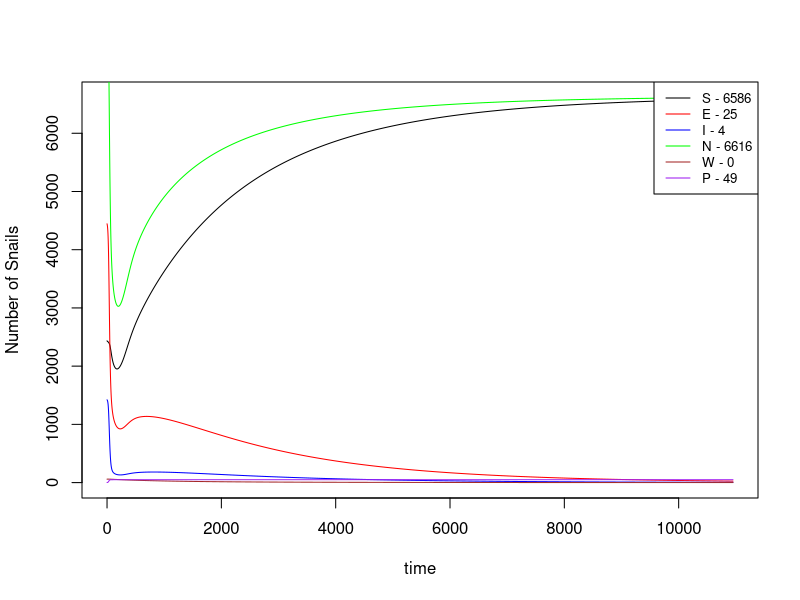
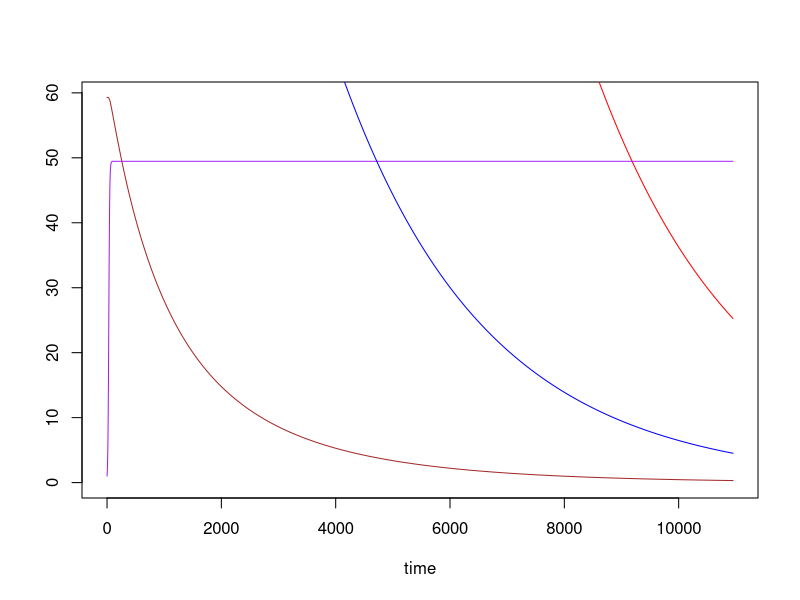

Reproduce these figures in R, in order. (Note: this script raises an error after producing the figures.)
## A schisto model with dynamic predator population and agrochemical effects on predators
#This work is licensed under a Creative Commons Attribution-NonCommercial 4.0 International License#########
#<http://creativecommons.org/licenses/by-nc/4.0/> by Christopher Hoover, Arathi Arakala, Manoj Gambhir 
#and Justin Remais. This work was supported in part by the National Institutes of Health/National Science 
#Foundation Ecology of Infectious Disease program funded by the Fogarty International Center 
#(grant R01TW010286), the National Institute of Allergy and Infectious Diseases (grant K01AI091864), 
#and the National Science Foundation Water Sustainability and Climate Program (grant 1360330).

library(deSolve)
schisto_pred=function(t, n, parameters) { 
  with(as.list(parameters),{
    S=n[1]
    E=n[2]
    I=n[3]
    W=n[4]
    P=n[5]
    N=S+E+I
    pred= (alpha*alpha_q*P)/(1+(alpha*alpha_q)*N*Th)
    #inf= 0.5*beta*M*H*m*H
    inf= 0.5*beta*W*H*m*S
    dSdt= f_N*((1-(phi_N*N))*(S+(z*E))) - (mu_N*S) - (pred*S) - inf
    dEdt= inf - ((mu_N+pred+sigma)*E)
    dIdt= (sigma*E) - ((mu_N+mu_I)*I) - (pred*I)
    dWdt= (lamda*I) - ((mu_W+mu_H)*W)
    dPdt= f_p*(1-(phi_p*P))*P-(mu_p + mu_p_q)*P
    return(list(c(dSdt,dEdt,dIdt,dWdt,dPdt)))
  }) 
} 

#Reductions in attack rate, alpha, from AgroC concentration, q #############################
#reduction in predation rate (Machrobrachium nipponense) caused by pesticide exposure taken from Yuan et al,2004
  #where q_red = fraction of the control predation rate maintained by predators exposed to sublethal pesticide doses

  #if Paraquat (herbicide)
    #dose=10 ug/L; q_red=0.60
    #dose=50 ug/L; q_red=0.34
    #dose=100 ug/L; q_red=0.17
  #if Malathion (insecticide)
    #dose=10 ug/L; q_red=0.84
    #dose=50 ug/L; q_red=0.69
    #dose=100 ug/L; q_red=0.56

alpha_q=1
  
#Increased mortality rate (Procambarus alleni) from exposure to a variety of insecticides;
#EECs and 96 hr LC50s taken from Halstead, Civitello & Rohr, 2015, table1, fig1
#In DAILY time step model, TOTAL mortality rate @these LC50s = (P*0.5)/3 
#i.e. 50% of the pop dead at 3 days (96hrs) averaged to daily rate over three days 
  #~-~-~PYRETHROIDS~-~-~#
  #if malathion (organophosphate insecticide)
    #LC50=50000 ug/L; mean EEC = ~6 ug/L; 0% of env samples within 95% CI of LC50
  #if Chlorpyrifos
    #LC50=29.3 ug/L; mean EEC = ~8 ug/L; 5% of env samples within 95% CI of LC50
  #if Terbufos
    #LC50=8.89 ug/L; mean EEC = ~2 ug/L; 22% of env samples within 95% CI of LC50  
  #~-~-~ORGANOPHOSPHATES~-~-~#
  #if Esfenvalerate
    #LC50=0.22 ug/L; mean EEC = ~0.4 ug/L; 97% of env samples within 95% CI of LC50 
  #if lambda-cyhalothrin
    #LC50=0.21 ug/L; mean EEC = ~8 ug/L; 100% of env samples within 95% CI of LC50  
  #if Permethrin
    #LC50=0.58 ug/L; mean EEC = ~2 ug/L; 99% of env samples within 95% CI of LC50  

estimate=0
#Parameters and starting values ###################################
yrs=30
time=seq(0,365*yrs,1)
p=1
parameters=c(f_N=0.16, #Instantaneous snail mortality rate
             phi_N= (1-1/(80*0.16))/10000, #~Inverse of snail carrying capacity
             z=0.5, #Fraction of exposed snails that reproduce
             mu_N=1/80, #Snail mortality rate; assumed lifespan=12 weeks
             alpha=0.003, #per capita prawn attack rate on snails
             P=p, #Number of prawns in the system
             Th=0.1, #Prawn predation max
             beta=0.000004, #Snail infection probability
             H=1000, # human population
             sigma=0.02, # exposed snails becoming infected
             mu_I=0.05, #Enhanced mortality of infected snails
             lamda=0.00004, #Human infection probability from infected snails
             mu_H=0.00004566, #Worm mortality from host deaths
             mu_W=0.00091324, #Adult worm natural mortality
             m=0.5, #Miracidial production per reproductive female
             f_p=0.128, #Prawn per capita daily mortality rate
             alpha_q=1, #Reduction in prawn attack rate from AgroC
             phi_p=0.02, #Predator prawn carrying capacity
             mu_p=0.00137, #Predator prawn natural per capita daily mortality rate
             mu_p_q=0 #Predator prawn enhanced morality rate from agrochemicals
)

nstart=c(S=2435,E=4445,I=1422, M=59.3, P=p) #Prawn-free equilibrium values
output=as.data.frame(ode(nstart,time,schisto_pred,parameters))
output[0:200,]
eqbm<-output[365*yrs,]
eqbm

#Plot changes over time period ##############################
par(mfrow=c(1,1))
plot(output[,1], output[,2], type='l', xlab="time",ylab="Number of Snails",
     ylim=c(0,max(output[,2]+output[10950,3]+output[10950,4])))
lines(output[,1],output[,3],col="red")
lines(output[,1],output[,4],col="blue")
lines(output[,1],output[,2]+output[,3]+output[,4],col="green")
lines(output[,1],output[,5],col="brown")
lines(output[,1],output[,6],col="purple")
legend("topright",paste(c("S","E","I","N","W","P"),
                        as.integer(c(eqbm[,2],eqbm[,3],eqbm[,4],(eqbm[,2]+eqbm[,3]+eqbm[,4]),eqbm[,5],eqbm[,6])),
                        sep=" - "),
       col=c("black","red","blue","green","brown","purple"),lty=1,cex=0.8)

#Plot showing parameters with lower magnitude ###############################
plot(output[,1], output[,5], type='l', col="brown", xlab="time",ylab="",
     main="", ylim=c(0,max(output[,5])))
lines(output[,1],output[,3],col="red")
lines(output[,1],output[,6],col="purple")
lines(output[,1],output[,4],col="blue")

#Validate that Phi_P is ~ P in Sokolow model ################
phi_P_range<-seq(from=1, to=100, by=1)
vals<-matrix(ncol=5, nrow=length(phi_P_range))
for(phi_P in phi_P_range){
  nstart=c(S=2435,E=4445,I=1422, M=59.3, P=p)
  parameters["phi_p"]<-phi_P^-1
  print(parameters["phi_p"])
  output=as.data.frame(ode(nstart,time,schisto_pred,parameters)) #params_withextra
  eqbm<-output[365*yrs,]
  eqbm
  print(eqbm)
  vals[phi_P,1]<-phi_P^-1
  vals[phi_P,2]<-as.numeric(eqbm[,2]+eqbm[,3]+eqbm[,4])
  vals[phi_P,3]<-as.numeric(eqbm[,4])
  vals[phi_P,4]<-as.numeric(eqbm[,5])
  vals[phi_P,5]<-as.numeric(prev(W=eqbm[,5]))
}

#Plot N and I over phi_p #############
par(mfrow=c(2,1), cex.lab=1.5, cex.axis=1.3)
#Plot total number of snails (N) across different values of P
par(mai=c(0.2, 1.1, 0.1,0.4))
plot(vals[,1]^-1, vals[,2], type='l', lwd=3, xlab="",ylab="",
     col="black", ylim=c(0,9000), xaxt='n')
  mtext(expression(italic(N)), side=2, cex=2, las=2, line=2.6)

#Plot total number of infected snails (I) across different values of P
par(mai=c(1.2, 1.1, 0.1,0.4))
plot(vals[,1]^-1, vals[,3], type='l', lwd=3, xlab="Prawn Carrying Capacity",ylab="", 
     col="blue", ylim=c(0,1500))
  mtext(expression(italic(I)), side=2, cex=2, las=2, line=2.6, col="blue")

#Plot showing only mean worm burden over time with the dynamic P function #################
plot(output[,1], output[,5], type='l', col="brown", xlab="time",ylab="Mean Worm Burden",
     ylim=c(0,max(output[,5])))
